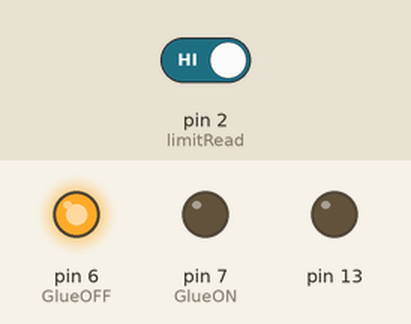
This sketch was run on a simulated Arduino Uno, built with avr-gcc and run on an emulated ATmega328P. Parts: output pins drawn as LEDs (lit = HIGH). Inputs (shaded band) come from the test bench; at power-on: pin 2 (limitRead) HIGH.

Above: at 1.2 s.
1.3 s: pin 2 (limitRead) driven LOW
At 1.6 s:
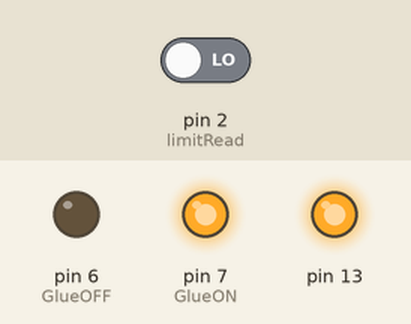
2.8 s: pin 2 (limitRead) driven HIGH
At 3.9 s:
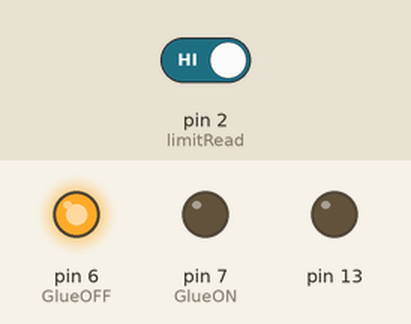
Timing chart, 0 to 5.8 s (numbered marks = the images above; inputs shaded):
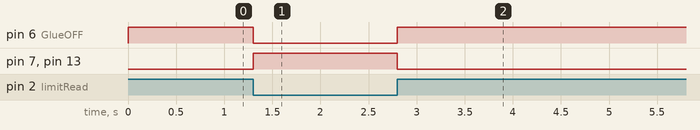

Measured:
- after the input at 1.3 s, pin 6 (GlueOFF): HIGH → LOW at once; pin 7 (GlueON), pin 13: LOW → HIGH at once
- after the input at 2.8 s, pin 6 (GlueOFF): LOW → HIGH at once; pin 7 (GlueON), pin 13: HIGH → LOW at once

The sketch:

Glue_System_Testing_With_Manual_Switch.ino
```cpp
//Limit Inputs
    const int limitRead = 2;     //White

//Solenoid Outputs
    const int GlueON = 7;        //White
    const int GlueOFF = 6;       //White

//Define and set button states to 0
    int limitReadState  = 0;


void setup() {
    //Set Solenoid Pins to output
          pinMode(13,OUTPUT);
          pinMode(GlueON, OUTPUT);
          pinMode(GlueOFF, OUTPUT);
    //Limit Inputs
          pinMode(limitRead ,INPUT);
    //Set Initial Solenoid Outputs
          digitalWrite(GlueON, LOW);
          digitalWrite(GlueOFF, HIGH);
          digitalWrite(13,LOW);
}


void loop() {
    //Open Glue Dispenser
        limitReadState = digitalRead(limitRead);

        if(limitReadState == LOW){
            while (limitReadState == LOW){
              digitalWrite(13,HIGH);
              digitalWrite(GlueOFF, LOW);
              digitalWrite(GlueON, HIGH);
              limitReadState = digitalRead(limitRead);
            }
        }

        if(limitReadState == HIGH){
            digitalWrite(13,LOW);
            digitalWrite(GlueON, LOW);
            digitalWrite(GlueOFF, HIGH);
        }

}
```
